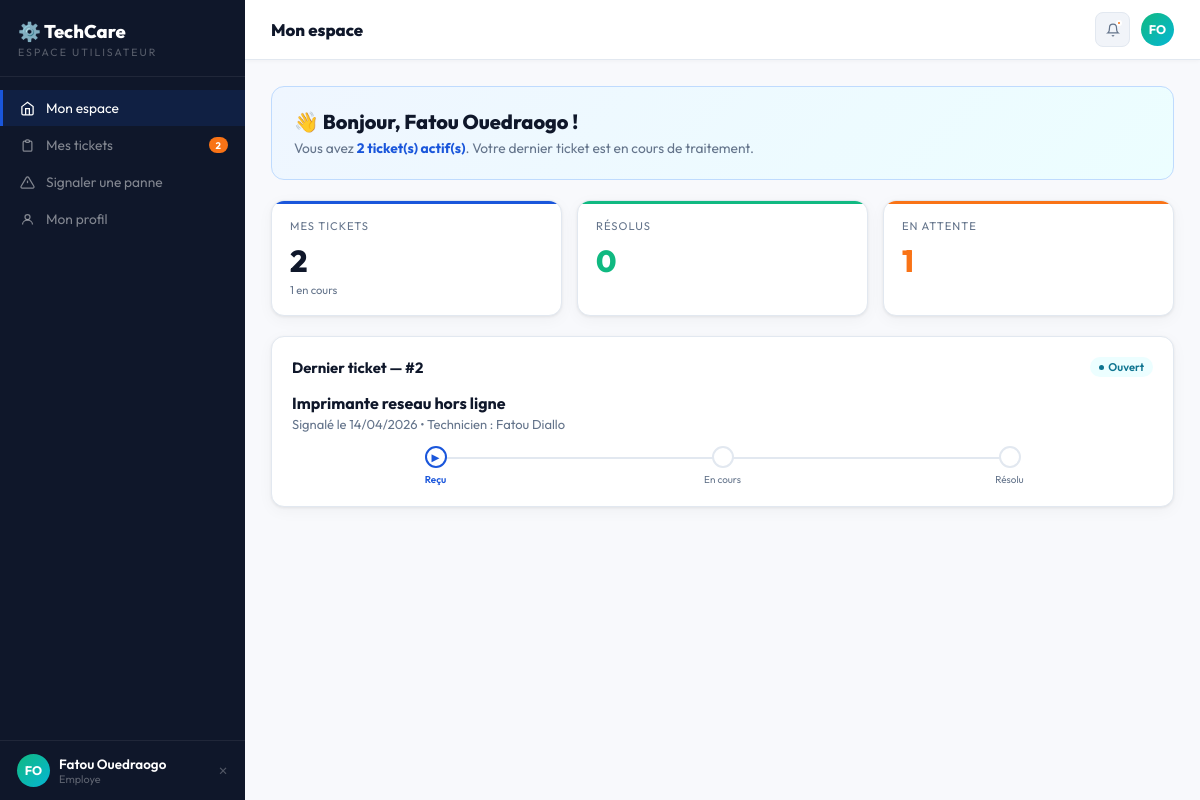
Page /dashboard.php (signed in) on the committed database.
### tables this page shows
CREATE TABLE tickets (
  id               INT AUTO_INCREMENT PRIMARY KEY,
  titre            VARCHAR(200) NOT NULL,
  description      TEXT         DEFAULT NULL,
  appareil_id      INT          DEFAULT NULL,
  demandeur_id     INT          DEFAULT NULL,
  nom_public       VARCHAR(100) DEFAULT NULL,
  email_public     VARCHAR(150) DEFAULT NULL,
  service_public   VARCHAR(100) DEFAULT NULL,
  priorite         ENUM('basse','normale','haute','critique') DEFAULT 'normale',
  statut           ENUM('ouvert','en_cours','resolu') DEFAULT 'ouvert',
  date_creation    DATETIME     DEFAULT CURRENT_TIMESTAMP,
  date_resolution  DATETIME     DEFAULT NULL,
  FOREIGN KEY (appareil_id)  REFERENCES appareils(id) ON DELETE SET NULL,
  FOREIGN KEY (demandeur_id) REFERENCES utilisateurs(id) ON DELETE SET NULL
);

### dashboard.php (the view, shortened to what this page needs)
<?php
require_once 'config.php';
$uid=$_SESSION['user_id']; $unom=$_SESSION['user_nom']; $urole=$_SESSION['user_role'];
$panel=$_GET['p']??'accueil';
$q=$pdo->prepare("SELECT t.*,a.nom AS anom,adm.nom AS technom FROM tickets t LEFT JOIN appareils a ON t.appareil_id=a.id LEFT JOIN interventions i ON i.ticket_id=t.id LEFT JOIN admins adm ON i.technicien_id=adm.id WHERE t.demandeur_id=? ORDER BY t.date_creation DESC");
$q->execute([$uid]); $mes=$q->fetchAll();
$nb_tot=count($mes);
$nb_ouv=count(array_filter($mes,fn($t)=>$t['statut']==='ouvert'));
$nb_enc=count(array_filter($mes,fn($t)=>$t['statut']==='en_cours'));
$nb_res=count(array_filter($mes,fn($t)=>$t['statut']==='resolu'));
$ini=initiales($unom);
function stTrack(string $statut):string {
  $steps=['ouvert'=>'Reçu','en_cours'=>'En cours','resolu'=>'Résolu'];
  $order=['ouvert'=>1,'en_cours'=>2,'resolu'=>3];
  $cur=$order[$statut]??1; $html='<div class="st-track">';
  foreach($steps as $k=>$lbl){
    $n=$order[$k]; $cls=''; $sym='';
    if($cur>$n){$cls='done';$sym='✓';}
    elseif($cur===$n){$cls='cur';$sym='▶';}
    $html.='<div class="st-step '.($cls?$cls:'').'"><div class="st-dot '.($cls?$cls:''). '">'.$sym.'</div><div class="st-lbl '.($cls?$cls:'').'">'.$lbl.'</div></div>';
  }
  return $html.'</div>';
}
?><!DOCTYPE html><html lang="fr"><head>
<link rel="stylesheet" href="assets/style.css">
</head><body>
<div class="app-layout">
  <aside class="sidebar">
    <div class="sb-logo"><div class="sb-logo-name">⚙️ TechCare</div><div class="sb-logo-role">Espace Utilisateur</div></div>
    <nav class="sb-nav">
      <a href="?p=accueil" class="sb-item <?php echo $panel==='accueil'?'active':''; ?>">
        <svg viewBox="0 0 24 24" fill="none" stroke="currentColor" stroke-width="2"><path d="M3 9l9-7 9 7v11a2 2 0 01-2 2H5a2 2 0 01-2-2z"/><polyline points="9 22 9 12 15 12 15 22"/></svg>Mon espace
      </a>
      <a href="?p=tickets" class="sb-item <?php echo $panel==='tickets'?'active':''; ?>">
        <svg viewBox="0 0 24 24" fill="none" stroke="currentColor" stroke-width="2"><path d="M9 5H7a2 2 0 00-2 2v12a2 2 0 002 2h10a2 2 0 002-2V7a2 2 0 00-2-2h-2"/><rect x="9" y="3" width="6" height="4" rx="2"/></svg>Mes tickets
        <?php if($nb_ouv+$nb_enc>0): ?><span class="sb-badge"><?php echo $nb_ouv+$nb_enc; ?></span><?php endif; ?>
      </a>
      <a href="?p=nouveau" class="sb-item <?php echo $panel==='nouveau'?'active':''; ?>">
        <svg viewBox="0 0 24 24" fill="none" stroke="currentColor" stroke-width="2"><path d="M10.29 3.86L1.82 18a2 2 0 001.71 3h16.94a2 2 0 001.71-3L13.71 3.86a2 2 0 00-3.42 0z"/><line x1="12" y1="9" x2="12" y2="13"/><line x1="12" y1="17" x2="12.01" y2="17"/></svg>Signaler une panne
      </a>
      <a href="?p=profil" class="sb-item <?php echo $panel==='profil'?'active':''; ?>">
        <svg viewBox="0 0 24 24" fill="none" stroke="currentColor" stroke-width="2"><circle cx="12" cy="8" r="4"/><path d="M4 20c0-4 3.6-7 8-7s8 3 8 7"/></svg>Mon profil
      </a>
    </nav>
    <div class="sb-footer">
      <div class="sb-user">
        <div class="sb-av" style="background:linear-gradient(135deg,#10b981,#06b6d4)"><?php echo $ini; ?></div>
        <div><div class="sb-uname"><?php echo clean($unom); ?></div><div class="sb-urole"><?php echo ucfirst($urole); ?></div></div>
        <a href="process/logout.php" class="sb-logout" title="Déconnexion">✕</a>
      </div>
    </div>
  </aside>
  <main class="app-main">
    <div class="topbar">
      <div class="topbar-title" id="usr-title"><?php echo match($panel){'accueil'=>'Mon espace','tickets'=>'Mes tickets','nouveau'=>'Signaler une panne','profil'=>'Mon profil',default=>'Mon espace'}; ?></div>
      <div class="topbar-right">
        <div class="icon-btn"><svg width="14" height="14" viewBox="0 0 24 24" fill="none" stroke="currentColor" stroke-width="2"><path d="M18 8A6 6 0 006 8c0 7-3 9-3 9h18s-3-2-3-9"/><path d="M13.73 21a2 2 0 01-3.46 0"/></svg><div class="notif-dot"></div></div>
        <div class="sb-av" style="background:linear-gradient(135deg,#10b981,#06b6d4)"><?php echo $ini; ?></div>
      </div>
    </div>
    <div class="app-content">
<?php if($panel==='accueil'): ?>
      <div style="background:linear-gradient(135deg,#eff6ff,#ecfeff);border:1px solid #bfdbfe;border-radius:13px;padding:22px;margin-bottom:20px">
        <div style="font-size:1.25rem;font-weight:800;margin-bottom:5px">👋 Bonjour, <?php echo clean($unom); ?> !</div>
        <div style="color:var(--muted);font-size:.86rem">
          <?php if($nb_enc+$nb_ouv>0): ?>Vous avez <strong style="color:var(--accent)"><?php echo $nb_enc+$nb_ouv; ?> ticket(s) actif(s)</strong>. <?php if($nb_enc): ?>Votre dernier ticket est en cours de traitement.<?php endif; ?>
          <?php else: ?>Aucun ticket actif. Tout va bien ! 🎉<?php endif; ?>
        </div>
      </div>
      <div class="stats-row" style="grid-template-columns:repeat(3,1fr)">
        <div class="stat-card"><div class="stat-stripe"></div><div class="stat-lbl">Mes tickets</div><div class="stat-val"><?php echo $nb_tot; ?></div><div class="stat-sub"><?php echo $nb_enc; ?> en cours</div></div>
        <div class="stat-card"><div class="stat-stripe ok"></div><div class="stat-lbl">Résolus</div><div class="stat-val" style="color:var(--ok)"><?php echo $nb_res; ?></div></div>
        <div class="stat-card"><div class="stat-stripe warn"></div><div class="stat-lbl">En attente</div><div class="stat-val" style="color:var(--warn)"><?php echo $nb_ouv; ?></div></div>
      </div>
      <?php if($mes): $t=$mes[0]; ?>
      <div class="card" style="margin-top:16px">
        <div class="card-head"><div class="card-title">Dernier ticket — #<?php echo $t['id']; ?></div><?php echo badgeStatut($t['statut']); ?></div>
        <div style="font-weight:700;margin-bottom:3px"><?php echo clean($t['titre']); ?></div>
        <div style="font-size:.81rem;color:var(--muted);margin-bottom:14px">Signalé le <?php echo date('d/m/Y',strtotime($t['date_creation'])); ?><?php if($t['technom']): ?> • Technicien : <?php echo clean($t['technom']); ?><?php endif; ?></div>
        <?php echo stTrack($t['statut']); ?>
      </div>
      <?php endif; ?>
<?php endif; ?>
    </div>
  </main>
</div>
</body></html>

### config.php (shortened to what this page needs)
<?php
function clean(string $v):string  { return htmlspecialchars(strip_tags(trim($v)),ENT_QUOTES,'UTF-8'); }
function badgeStatut(string $s):string {
  return match($s){
    'ouvert'   => '<span class="badge b-cyan"><span class="dot"></span>Ouvert</span>',
    'en_cours' => '<span class="badge b-blue"><span class="dot"></span>En cours</span>',
    'resolu'   => '<span class="badge b-green"><span class="dot"></span>Résolu</span>',
    default    => '<span class="badge b-gray">'.htmlspecialchars($s).'</span>'
  };
}
function initiales(string $nom):string {
  $parts = explode(' ', trim($nom));
  $i = strtoupper(substr($parts[0],0,1));
  if(isset($parts[1])) $i .= strtoupper(substr($parts[1],0,1));
  return $i;
}

### rows in the picture
tickets: id "2", statut "Ouvert", titre "Imprimante reseau hors ligne", date_creation "14/04/2026", statut "▶", lbl "Reçu"

### other values in the picture
$nb_ouv+$nb_enc "2"
$ini "FO"
$unom "Fatou Ouedraogo"
$urole "Employe"
$nb_enc+$nb_ouv "2"
$nb_tot "2"
$nb_enc "1"
$nb_res "0"
$nb_ouv "1"
$t['technom'] "Fatou Diallo"
$lbl "En cours"
$lbl "Résolu"
